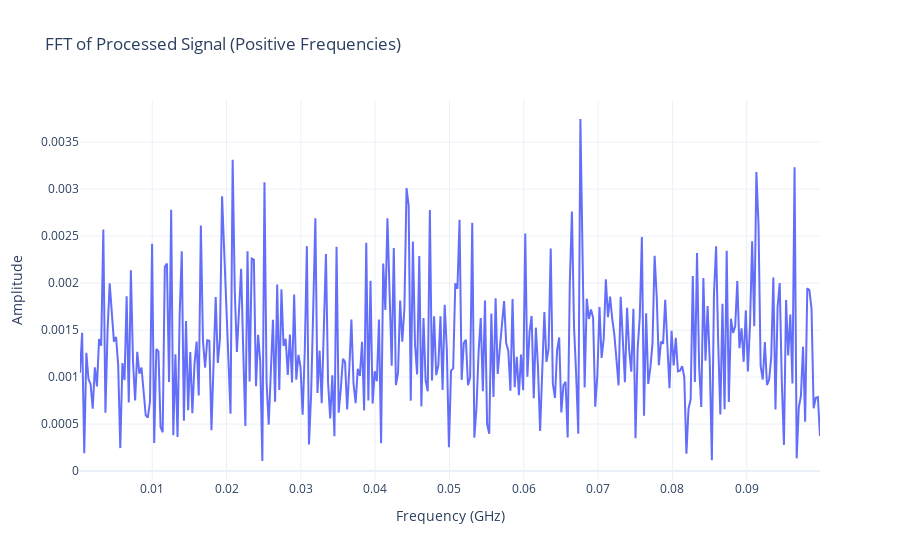

The notebook cell saved with this chart:
### Code cell
import numpy as np
import plotly.graph_objects as go

# Compute the processed signal
y = (signal_noBz - background_noBz) - (signal_Bz - background_Bz)

# Compute FFT
y_fft = np.fft.fft(y)
freq = np.fft.fftfreq(len(tau), d=(tau[1] - tau[0]))  # tau in ns, so freq in GHz

# Select only positive frequencies
pos_mask = freq > 0
freq_pos = freq[pos_mask]
y_fft_pos = y_fft[pos_mask]

# Create Plotly figure
fig = go.Figure()

fig.add_trace(go.Scatter(
    x=freq_pos,  # Frequency in GHz
    y=np.abs(y_fft_pos),
    mode='lines',
    name='FFT Magnitude'
))

fig.update_layout(
    title='FFT of Processed Signal (Positive Frequencies)',
    xaxis_title='Frequency (GHz)',
    yaxis_title='Amplitude',
    template='plotly_white'
)

fig.show()

### Figure 1 — Plotly figure (JSON) as saved in the notebook; plotly's stock layout.template omitted (floating-point values rounded to 4 significant figures; data arrays with more than 128 entries replaced by an {"elided": "..."} marker saying what was removed)
{"data": [{"mode": "lines", "name": "FFT Magnitude", "type": "scatter", "x": {"elided": "350 float values"}, "y": {"elided": "350 float values"}}], "layout": {"title": {"text": "FFT of Processed Signal (Positive Frequencies)"}, "xaxis": {"title": {"text": "Frequency (GHz)"}}, "yaxis": {"title": {"text": "Amplitude"}}}}
